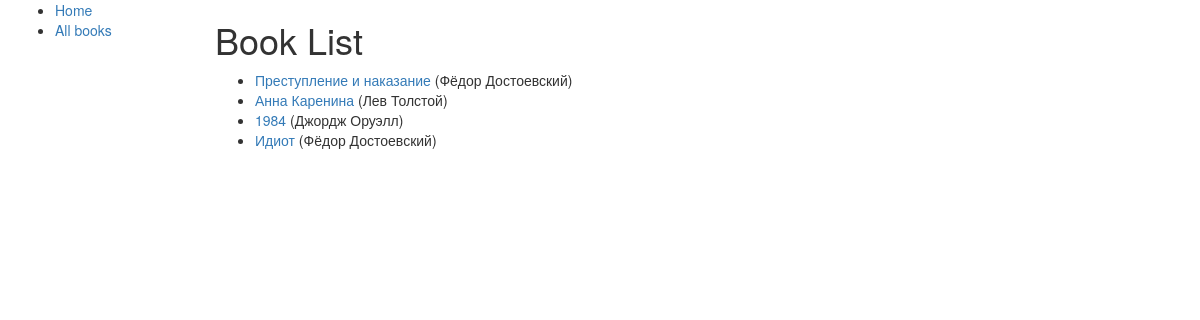
/catalog/books/, run on the app's committed database.
### catalog/models.py (models this page shows, shortened)
class Book(models.Model):
    title = models.CharField(max_length=200)
    author = models.ForeignKey(Author, on_delete=models.CASCADE, default=1)  # Using default=1 for existing author
    summary = models.TextField(max_length=1000, help_text="Enter a brief description of the book")
    isbn = models.CharField('ISBN', max_length=13, unique=True, help_text="13-character ISBN number")
    genre = models.ManyToManyField(Genre, help_text="Select a genre for this book")
    def get_absolute_url(self):
        return f"/catalog/book/{self.id}/"  # Example URL for the book detail page

class Author(models.Model):
    first_name = models.CharField(max_length=100)
    last_name = models.CharField(max_length=100)
    date_of_birth = models.DateField(null=True, blank=True)
    date_of_death = models.DateField('Died', null=True, blank=True)
    def __str__(self):
        return f'{self.first_name} {self.last_name}'

### catalog/views.py (the view)
# urls.py: path('books/', views.book_list, name='book-list'),  # Перечень книг
def book_list(request):
    books = Book.objects.all()
    return render(request, 'catalog/book_list.html', {'books': books})

### catalog/templates/catalog/book_list.html
{% extends "base_generic.html" %}
{% block content %}
  <h1>Book List</h1>
  {% if books %}
    <ul>
      {% for book in books %}
        <li>
          <a href="{{ book.get_absolute_url }}">{{ book.title }}</a> ({{ book.author }})
        </li>
      {% endfor %}
    </ul>
  {% else %}
    <p>There are no books available in the library.</p>
  {% endif %}
{% endblock %}

### data on the page
Book: title "Преступление и наказание", author "Фёдор Достоевский"
Book: title "Анна Каренина", author "Лев Толстой"
Book: title "1984", author "Джордж Оруэлл"
Book: title "Идиот", author "Фёдор Достоевский"
